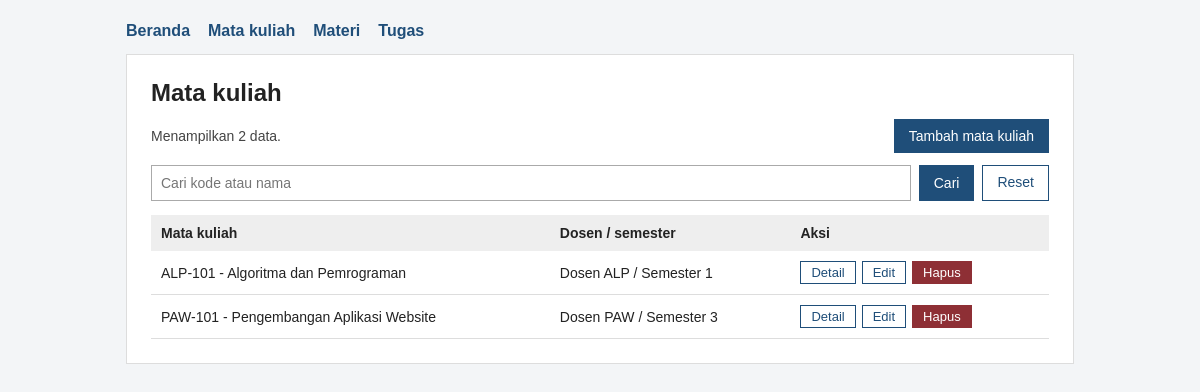
The app's page /daftar_mata_kuliah.php with its own data.
### tables this page shows
CREATE TABLE mata_kuliah (
  id INT UNSIGNED AUTO_INCREMENT PRIMARY KEY,
  kode VARCHAR(20) NOT NULL UNIQUE,
  nama VARCHAR(100) NOT NULL,
  dosen VARCHAR(100) NOT NULL,
  semester TINYINT UNSIGNED NOT NULL
);

### daftar_mata_kuliah.php (the view, shortened to what this page needs)
<?php
require 'koneksi.php';
require 'fungsi.php';
$cari = ambil_cari();
$kata = kata_like($cari);
$stmt = $koneksi->prepare(
    'SELECT id, kode, nama, dosen, semester
     FROM mata_kuliah
     WHERE kode LIKE ? OR nama LIKE ?
     ORDER BY nama'
);
$stmt->bind_param('ss', $kata, $kata);
$stmt->execute();
$hasil = $stmt->get_result();
$jumlah = $hasil->num_rows;
?>
<h1>Mata kuliah</h1>
<div class="baris-atas">
    <span class="ket">Menampilkan <?= $jumlah ?> data.</span>
    <a class="tombol tombol-utama" href="tambah_mata_kuliah.php">Tambah mata kuliah</a>
</div>
<form class="cari" method="get" action="daftar_mata_kuliah.php">
    <input type="text" name="cari" value="<?= e($cari) ?>" placeholder="Cari kode atau nama">
    <button class="tombol tombol-utama" type="submit">Cari</button>
    <a class="tombol" href="daftar_mata_kuliah.php">Reset</a>
</form>
<?php if ($jumlah === 0): ?>
    <div class="kosong">Data tidak ditemukan.</div>
<?php else: ?>
    <table class="tabel">
        <tr>
            <th>Mata kuliah</th>
            <th>Dosen / semester</th>
            <th>Aksi</th>
        </tr>
    <?php while ($mk = $hasil->fetch_assoc()): ?>
        <tr>
            <td><?= e($mk['kode'] . ' - ' . $mk['nama']) ?></td>
            <td><?= e($mk['dosen']) ?> / Semester <?= (int) $mk['semester'] ?></td>
            <td>
                <div class="aksi">
                    <a class="tombol tombol-kecil" href="detail_mata_kuliah.php?id=<?= (int) $mk['id'] ?>">Detail</a>
                    <a class="tombol tombol-kecil" href="edit_mata_kuliah.php?id=<?= (int) $mk['id'] ?>">Edit</a>
                    <a class="tombol tombol-kecil tombol-bahaya" href="hapus_mata_kuliah.php?id=<?= (int) $mk['id'] ?>">Hapus</a>
                </div>
            </td>
        </tr>
    <?php endwhile; ?>
    </table>
<?php endif; ?>

### style.css (style rules this page uses)
* { box-sizing: border-box; }
body { margin: 0; font-family: Arial, Helvetica, sans-serif; color: #222; background: #f3f5f7; }
h1 { margin: 0 0 8px; font-size: 24px; }
.ket { color: #444; font-size: 14px; }
a { color: #1f4e79; }
.baris-atas { display: flex; justify-content: space-between; align-items: center; margin: 12px 0; }
.cari { display: flex; flex-wrap: wrap; gap: 8px; margin-bottom: 14px; }
.cari input[type="text"] { flex: 1 1 200px; }
.tabel { width: 100%; border-collapse: collapse; }
.tabel th { background: #eee; text-align: left; padding: 10px; font-size: 14px; }
.tabel td { padding: 10px; border-bottom: 1px solid #ddd; font-size: 14px; vertical-align: middle; }
.aksi { display: flex; gap: 6px; flex-wrap: wrap; }
.tombol { display: inline-block; padding: 8px 14px; border: 1px solid #1f4e79; background: #fff; color: #1f4e79; text-decoration: none; font-size: 14px; font-family: inherit; cursor: pointer; }
.tombol-utama { background: #1f4e79; color: #fff; }
.tombol-bahaya { background: #8e2f35; border-color: #8e2f35; color: #fff; }
.tombol-kecil { padding: 3px 10px; font-size: 13px; }
input[type="text"], input[type="date"], select, textarea { width: 100%; padding: 9px; border: 1px solid #aaa; font-family: inherit; font-size: 14px; background: #fff; }

### records on screen
mata_kuliah: kode+nama "ALP-101 - Algoritma dan Pemrograman", dosen "Dosen ALP", semester "1"
mata_kuliah: kode+nama "PAW-101 - Pengembangan Aplikasi Website", dosen "Dosen PAW", semester "3"

### other values on screen
$jumlah "2"
